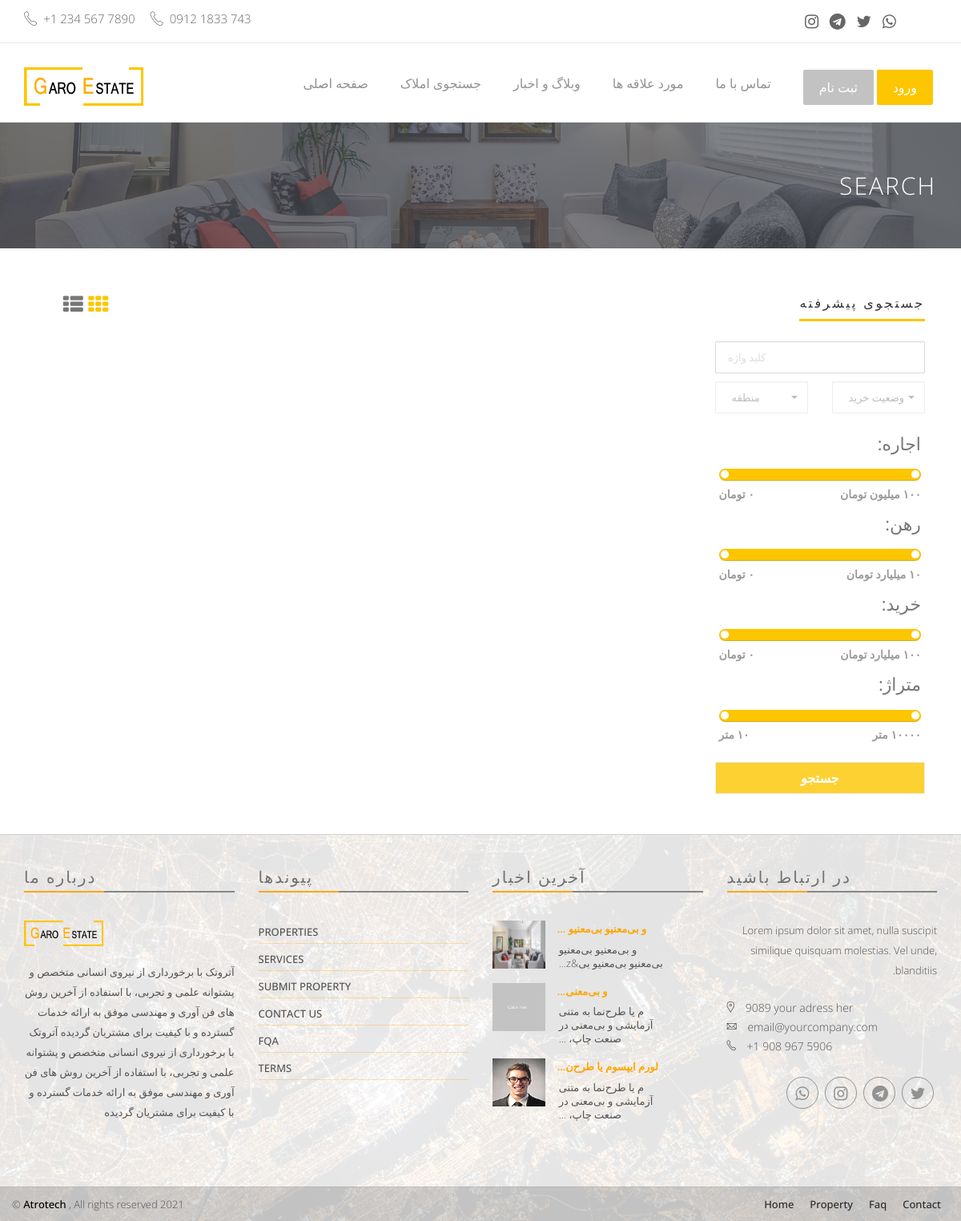
Screenshot of /search with the database file from the repository.
### blogApp/models.py (models this page shows, shortened)
class Post(models.Model):
    title = models.CharField(max_length=255, verbose_name="عنوان")
    title_tag = models.CharField(max_length=255, default='Blog Post', verbose_name="برچسب عنوان")
    slug = models.SlugField(max_length=255, null=True, blank=True, verbose_name="نشانی پیوند (link)")
    author = models.ForeignKey(User, on_delete=models.CASCADE, verbose_name="نویسنده")
    img = models.ImageField(upload_to='blog', null=True, verbose_name="تصویر")
    body = RichTextField(blank=False, null=True, verbose_name="متن")
    comments = models.ManyToManyField(PostComment, blank=True, verbose_name="نظرات")
    post_date = models.DateTimeField(auto_now_add=True)
    category = models.ForeignKey(Categories, null=True, on_delete=models.PROTECT, related_name='category_set', verbose_name="دسته بندی")
    class Meta:
      verbose_name = "پست"
      verbose_name_plural = "پست ها"

### app/views.py (the view, shortened to what this page needs)
# urls.py: path('search',views.search,name='search'),
def search(request):
    latestpost_list = Post.objects.all().order_by('-post_date')[:3]
    areas = models.Area.objects.all()
    return render(request, 'search.html', {'areas':areas, 'latestpost_list':latestpost_list})

### app/models.py (called while the page is built)
    def __str__(self):
        return str(self.name)

### templates/search.html (shortened to what this page needs)
{% extends "base.html" %}
{% load static %}
{% block content %}
<div class="page-head">
    <div class="container">
        <div class="row" dir="rtl">
            <div class="page-head-content">
                <h1 class="page-title"> search </h1>
            </div>
        </div>
    </div>
</div>
<div class="properties-area recent-property" style="background-color: #FFF;">
    <div class="container">
        <div class="row">
            <div class="col-md-9 padding-top-40 properties-page">
                <div class="section clear">
                    <div class="col-xs-10 page-subheader sorting pl0">
                      <div class="col-xs-2 layout-switcher">
                          <a class="layout-list" href="javascript:void(0);"> <i class="fa fa-th-list"></i>  </a>
                          <a class="layout-grid active" href="javascript:void(0);"> <i class="fa fa-th"></i> </a>
                      </div>
                    </div>
                </div>
                <div class="section clear">
                </div>
            </div>
            <div class="col-md-3 pl0 padding-top-40">
                <div class="blog-asside-right pl0">
                    <div class="panel panel-default sidebar-menu wow fadeInRight animated" >
                        <div class="panel-heading" dir="rtl">
                            <h3 class="panel-title"> جستجوی پیشرفته </h3>
                        </div>
                        <div class="panel-body search-widget">
                              <form action="{% url 'app:search' %}" method="post" class="form-inline">
                              <fieldset>
                                  <div class="row">
                                      <div class="col-xs-12">
                                         <input name="text" type="text" class="form-control" placeholder=" کلید واژه ">
                                      </div>
                                  </div>
                              </fieldset>
                              <fieldset>
                                  <div class="row">
                                      <div class="col-xs-6">
                                      </div>
                                      <div class="col-xs-6">
                                      </div>
                                  </div>
                              </fieldset>
                              <fieldset class="padding-5">
                                  <div class="row">
                                      <div class="col-xs-12">
                                        <label for="price-range" dir="rtl" align="right"> <h4> اجاره: </h4> </label>
                                        <input name="rent" type="text" class="span2" value="0,100000000" data-slider-min="0" data-slider-max="100000000" data-slider-step="100" data-slider-value="[0,100000000]" id="price-range"> <br>
                                        <b dir="rtl" class="pull-left color"> ۰ تومان</b>
                                        <b dir="rtl" class="pull-right color"> ۱۰۰ میلیون تومان </b>
                                      </div>
                                      <div class="col-xs-12">
                                        <label for="property-geo" dir="rtl" align="right"> <h4> رهن: </h4> </label>
                                        <br>
                                        <b dir="rtl" class="pull-left color"> ۰ تومان</b>
                                        <b dir="rtl" class="pull-right color"> ۱۰ میلیارد تومان </b>
                                      </div>
                                      <div class="col-xs-12">
                                        <label for="min-baths" dir="rtl" align="right"> <h4> خرید: </h4> </label>
                                        <br>
                                        <b dir="rtl" class="pull-left color"> ۰ تومان</b>
                                        <b dir="rtl" class="pull-right color"> ۱۰۰ میلیارد تومان </b>
                                      </div>
                                      <div class="col-xs-12">
                                        <label for="min-bed" dir="rtl" align="right"> <h4> متراژ: </h4> </label>
                                        <input name="area_size" type="text" class="span2" value="10,10000" data-slider-min="10" data-slider-max="10000" data-slider-step="10" data-slider-value="[10,10000]" id="min-bed"> <br>
                                        <b dir="rtl" class="pull-left color"> ۱۰ متر </b>
                                        <b dir="rtl" class="pull-right color"> ۱۰۰۰۰ متر </b>
                                      </div>
                                  </div>
                              </fieldset>
                              <fieldset>
                                  <div class="row">
                                      <div class="col-xs-12">
                                          <input class="button btn largesearch-btn" value="جستجو" type="submit">
                                      </div>
                                  </div>
                              </fieldset>
                            </form>
                        </div>
                    </div>
                </div>
            </div>
        </div>
    </div>
</div>
{% endblock content %}

### templates/base.html (shortened to what this page needs)
{% load static %}
{% load bootstrap %}
<!DOCTYPE html>
<html class="no-js">
<head>
  <link rel="stylesheet" href="{% static 'assets/css/normalize.css' %}">
  <link rel="stylesheet" href="{% static 'assets/css/font-awesome.min.css' %}">
  <link rel="stylesheet" href="{% static 'assets/css/fontello.css">
  <link href="{% static 'assets/fonts/icon-7-stroke/css/pe-icon-7-stroke.css' %}" rel="stylesheet">
  <link href="{% static 'assets/fonts/icon-7-stroke/css/helper.css' %}" rel="stylesheet">
  <link href="{% static 'assets/css/animate.css' %}" rel="stylesheet" media="screen">
  <link rel="stylesheet" href="{% static 'assets/css/bootstrap-select.min.css' %}">
  <link rel="stylesheet" href="{% static 'bootstrap/css/bootstrap.min.css' %}">
  <link rel="stylesheet" href="{% static 'assets/css/icheck.min_all.css' %}">
  <link rel="stylesheet" href="{% static 'assets/css/price-range.css' %}">
  <link rel="stylesheet" href="{% static 'assets/css/owl.carousel.css' %}">
  <link rel="stylesheet" href="{% static 'assets/css/owl.theme.css' %}">
  <link rel="stylesheet" href="{% static 'assets/css/owl.transitions.css' %}">
  <link rel="stylesheet" href="{% static 'assets/css/style.css' %}">
  <link rel="stylesheet" href="{% static 'assets/css/responsive.css' %}">
  <link rel="stylesheet" href="https://cdnjs.cloudflare.com/ajax/libs/font-awesome/4.7.0/css/font-awesome.min.css">
</head>
<body>
  <div class="header-connect">
  		<div class="container">
  				<div class="row">
  						<div class="col-md-5 col-sm-8  col-xs-12">
  								<div class="header-half header-call">
  										<p>
  												<span><i class="pe-7s-call"></i> +1 234 567 7890</span>
                          <span><i class="pe-7s-call"></i> 0912 1833 743 </span>
  										</p>
  								</div>
  						</div>
  						<div class="col-md-2 col-md-offset-5  col-sm-3 col-sm-offset-1  col-xs-12">
  								<div class="header-half header-social">
  										<ul class="list-inline">
                          <li><a href="#"><i class="fa fa-instagram" style="font-size:20px"></i></a></li>
                          <li><a href="#"><i class="fa fa-telegram" style="font-size:20px"></i></a></li>
  												<li><a href="#"><i class="fa fa-twitter" style="font-size:20px"></i></a></li>
  												<li><a href="#"><i class="fa fa-whatsapp" style="font-size:20px"></i></a></li>
  										</ul>
  								</div>
  						</div>
  				</div>
  		</div>
  </div>
  <nav class="navbar navbar-default ">
  		<div class="container">
  				<div class="navbar-header">
  						<a class="navbar-brand" href="{% url 'app:home' %}"><img src="{% static 'assets/img/logo.png' %}" alt=""></a>
  				</div>
  				<div class="collapse navbar-collapse yamm" id="navigation">
  						<div class="button navbar-right">
                {% if user.is_authenticated %}
                <button class="navbar-btn nav-button wow fadeInRight" onclick=" window.location.replace('{% url 'logout' %}')" data-wow-delay="0.5s"> خروج </button>
                <button class="navbar-btn nav-button wow fadeInRight login" onclick=" window.location.replace('{% url 'app:profile' %}')" data-wow-delay="0.5s"> پروفایل </button>
                  {% if request.user.is_superuser %}
                   <a href="{% url 'admin:index' %}">  پنل مدیریت  <i class="fa fa-dashboard" style="font-size:20px"></i> </a>
                  {% endif %}
                {% else %}
                <button class="navbar-btn nav-button wow bounceInRight" onclick="window.location.replace('{% url 'register' %}')" data-wow-delay="0.4s"> ثبت نام </button>
                <button class="navbar-btn nav-button wow fadeInRight login" onclick=" window.location.replace('{% url 'login' %}')" data-wow-delay="0.5s"> ورود </button>
                {% endif %}
  						</div>
  						<ul class="main-nav nav navbar-nav navbar-right">
  								<li class="wow fadeInDown" data-wow-delay="0.1s"><a class="" href="{% url 'app:home' %}"> صفحه اصلی </a> </li>
  								<li class="wow fadeInDown" data-wow-delay="0.1s"><a class="" href="{% url 'app:items' %}"> جستجوی املاک </a></li>
  								<li class="wow fadeInDown" data-wow-delay="0.1s"><a class="" href="/blog"> وبلاگ و اخبار  </a></li>
  								<li class="wow fadeInDown" data-wow-delay="0.1s"><a class="" href="{% url 'app:favs' %}"> مورد علاقه ها  </a></li>
  								<li class="wow fadeInDown" data-wow-delay="0.4s"><a href="{% url 'app:contact' %}"> تماس با ما </a></li>
  						</ul>
  				</div>
  		</div>
  </nav>
{% block content %}{% endblock content %}
    <div class="footer-area">
    		<div class=" footer">
    				<div class="container">
    						<div class="row">
    								<div class="col-md-3 col-sm-6 wow fadeInRight animated">
    										<div class="single-footer">
    												<h4> درباره ما </h4>
    												<div class="footer-title-line"></div>
    												<img src="{% static 'assets/img/logo.png' %}" alt="" class="wow pulse" data-wow-delay="1s">
    												<p dir="rtl"> آتروتک با برخوردارى از نيروى انسانى متخصص و پشتوانه علمى و تجربى، با استفاده از آخرين روش هاى فن آورى و مهندسى موفق به ارائه خدمات گسترده و با كيفيت براى مشتريان گرديده  آتروتک با برخوردارى از نيروى انسانى متخصص و پشتوانه علمى و تجربى، با استفاده از آخرين روش هاى فن آورى و مهندسى موفق به ارائه خدمات گسترده و با كيفيت براى مشتريان گرديده </p>
    										</div>
    								</div>
    								<div class="col-md-3 col-sm-6 wow fadeInRight animated">
    										<div class="single-footer">
    												<h4> پیوندها  </h4>
    												<div class="footer-title-line"></div>
    												<ul class="footer-menu">
    														<li><a href="properties.html">Properties</a>  </li>
    														<li><a href="#">Services</a>  </li>
    														<li><a href="submit-property.html">Submit property </a></li>
    														<li><a href="contact.html">Contact us</a></li>
    														<li><a href="faq.html">fqa</a>  </li>
    														<li><a href="faq.html">Terms </a>  </li>
    												</ul>
    										</div>
    								</div>
    								<div class="col-md-3 col-sm-6 wow fadeInRight animated">
    										<div class="single-footer">
    												<h4> آخرین اخبار </h4>
    												<div class="footer-title-line"></div>
    												<ul class="footer-blog">
                            {% for post in latestpost_list %}
    														<li dir="rtl">
    																<div class="col-md-3 blg-thumb p0">
    																		<a href="{% url 'blog-detail' post.slug %}"> <img src="{{post.img.url}}"> </a>
    																</div>
    																<div class="col-md-8  col-sm-8 col-xs-8  blg-entry">
    																		<h6> <a href="{% url 'blog-detail' post.slug %}"> {{ post.title | slice:':20' | safe}}... </a></h6>
    																		{{post.body | slice:':65' | safe}}...
    																</div>
    														</li> <br>
                            {% endfor %}
    												</ul>
    										</div>
    								</div>
    								<div class="col-md-3 col-sm-6 wow fadeInRight animated">
    										<div class="single-footer news-letter">
    												<h4> در ارتباط باشید </h4>
    												<div class="footer-title-line"></div>
    												<p dir="rtl">Lorem ipsum dolor sit amet, nulla  suscipit similique quisquam molestias. Vel unde, blanditiis.</p>
                            <ul class="footer-adress">
                                <li><i class="pe-7s-map-marker strong"> </i> 9089 your adress her</li>
                                <li><i class="pe-7s-mail strong"> </i> email@yourcompany.com</li>
                                <li><i class="pe-7s-call strong"> </i> +1 908 967 5906</li>
                            </ul>
                            <br>
    												<div class="social pull-right">
    														<ul>
    																<li><a class="wow fadeInUp animated" href="https://twitter.com/kimarotec"><i class="fa fa-whatsapp"></i></a></li>
    																<li><a class="wow fadeInUp animated" href="https://www.facebook.com/kimarotec" data-wow-delay="0.3s"><i class="fa fa-instagram"></i></a></li>
    																<li><a class="wow fadeInUp animated" href="https://plus.google.com/kimarotec" data-wow-delay="0.4s"><i class="fa fa-telegram"></i></a></li>
    																<li><a class="wow fadeInUp animated" href="https://instagram.com/kimarotec" data-wow-delay="0.5s"><i class="fa fa-twitter"></i></a></li>
    														</ul>
    												</div>
    										</div>
    								</div>
    						</div>
    				</div>
    		</div>
    		<div class="footer-copy text-center">
    				<div class="container">
    						<div class="row">
    								<div class="pull-left">
    										<span> &#169; <a href="http://www.Atrotech.ir">Atrotech</a> , All rights reserved 2021 </span>
    								</div>
    								<div class="bottom-menu pull-right">
    										<ul>
    												<li><a class="wow fadeInUp animated" href="#" data-wow-delay="0.2s">Home</a></li>
    												<li><a class="wow fadeInUp animated" href="#" data-wow-delay="0.3s">Property</a></li>
    												<li><a class="wow fadeInUp animated" href="#" data-wow-delay="0.4s">Faq</a></li>
    												<li><a class="wow fadeInUp animated" href="#" data-wow-delay="0.6s">Contact</a></li>
    										</ul>
    								</div>
    						</div>
    				</div>
    		</div>
    </div>
</body>
</html>

### rows the page displays
Post: img (picture), title "و بی‌معنیو بی‌معنیو", body "و بی‌معنیو بی‌معنیو بی‌معنیو بی‌معنیو بی&z"
Post: img (placeholder picture), title "و بی‌معنی", body "م یا طرح‌نما به متنی آزمایشی و بی‌معنی در صنعت چاپ،"
Post: img (picture), title "لورم ایپسوم یا طرح‌ن", body "م یا طرح‌نما به متنی آزمایشی و بی‌معنی در صنعت چاپ،"
